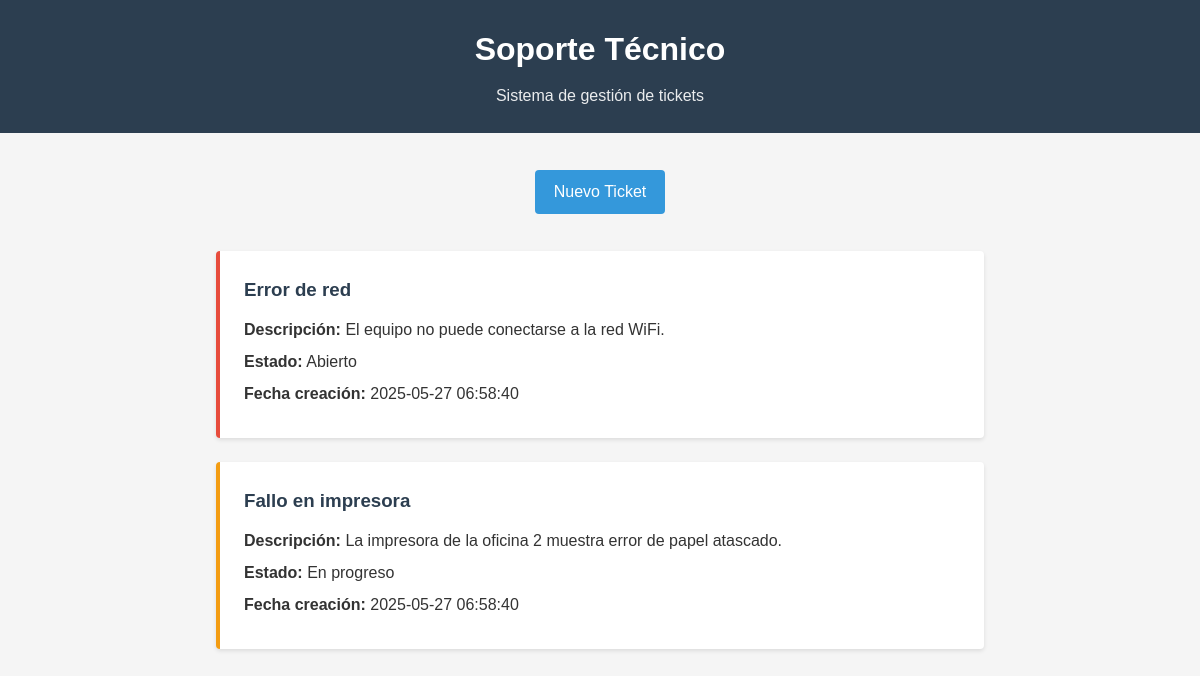
The app's page /frontend/cliente/index.php with its own data.
### tables this page shows
CREATE TABLE `tickets` (
  `id` int(11) NOT NULL AUTO_INCREMENT,
  `asunto` varchar(100) NOT NULL,
  `descripcion` text NOT NULL,
  `estado` enum('Abierto','En progreso','Cerrado') DEFAULT 'Abierto',
  `fecha_creacion` timestamp NOT NULL DEFAULT CURRENT_TIMESTAMP,
  `fecha_actualizacion` timestamp NOT NULL DEFAULT CURRENT_TIMESTAMP ON UPDATE CURRENT_TIMESTAMP,
  PRIMARY KEY (`id`)
);

### backend/cargar-tickets.php (the view, shortened to what this page needs)
<?php
function conectarDB() {
    $conexion = new mysqli('db', 'root', 'root', 'helpdesk');
    return $conexion;
}
function mostrarTickets($esAdmin = false) {
    $conexion = conectarDB();
    $sql = $esAdmin
        ? "SELECT * FROM tickets ORDER BY fecha_creacion DESC"
        : "SELECT * FROM tickets WHERE estado IN ('Abierto', 'En progreso') ORDER BY fecha_creacion DESC";
    $resultado = $conexion->query($sql);
    $html = '';
    if ($resultado && $resultado->num_rows > 0) {
        while ($ticket = $resultado->fetch_assoc()) {
            $html .= '<div class="ticket" data-estado="'.htmlspecialchars($ticket['estado']).'">';
            $html .= '<h3>'.htmlspecialchars($ticket['asunto']).'</h3>';
            $html .= '<p><strong>Descripción:</strong> '.nl2br(htmlspecialchars($ticket['descripcion'])).'</p>';
            $html .= '<p><strong>Estado:</strong> ';
            if ($esAdmin) {
                $html .= '<select name="estados['.$ticket['id'].']">';
                $html .= '<option value="Abierto"'.($ticket['estado']=='Abierto'?' selected':'').'>Abierto</option>';
                $html .= '<option value="En progreso"'.($ticket['estado']=='En progreso'?' selected':'').'>En progreso</option>';
                $html .= '<option value="Cerrado"'.($ticket['estado']=='Cerrado'?' selected':'').'>Cerrado</option>';
                $html .= '</select>';
            } else {
                $html .= htmlspecialchars($ticket['estado']);
            }
            $html .= '</p>';
            $html .= '<p><strong>Fecha creación:</strong> '.$ticket['fecha_creacion'].'</p>';
            $html .= '</div>';
        }
    } else {
        $html = '<div class="no-tickets">No hay tickets disponibles</div>';
    }
    return $html;
}
?>

### frontend/cliente/css/styles.css (style rules this page uses)
.ticket { background-color: white; border-left: 4px solid #3498db; border-radius: 4px; padding: 1.5rem; margin-bottom: 1.5rem; box-shadow: 0 2px 4px rgba(0,0,0,0.1); }
.ticket h3 { color: #2c3e50; margin-bottom: 0.8rem; }
.ticket p { margin-bottom: 0.5rem; line-height: 1.5; }
.ticket[data-estado="Abierto"] { border-left-color: #e74c3c; }
.ticket[data-estado="En progreso"] { border-left-color: #f39c12; }

### frontend/shared/css/common.css (style rules this page uses)
* { margin: 0; padding: 0; box-sizing: border-box; font-family: 'Arial', sans-serif; }
body { background-color: #f5f5f5; color: #333; line-height: 1.6; }

### records on screen
tickets: asunto "Error de red", descripcion "El equipo no puede conectarse a la red WiFi.", value "Abierto", fecha_creacion "2025-05-27 06:58:40"
tickets: asunto "Fallo en impresora", descripcion "La impresora de la oficina 2 muestra error de papel atascado.", value "En progreso", fecha_creacion "2025-05-27 06:58:40"
